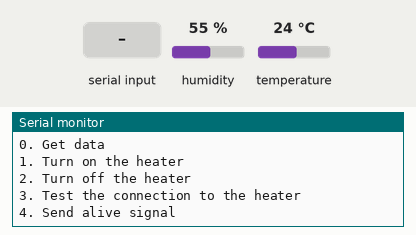
Recording of a sketch running on a simulated Arduino Uno, built with avr-gcc and run on an emulated ATmega328P. Parts: the last lines printed to the serial monitor. The test bench sets the inputs (shaded band); at power-on: humidity 55 %, temperature 24 °C. No radio packets arrive unless stated.

Above: at 1.3 s.
1.4 s: "90,45\n" received over Serial
At 2.0 s:
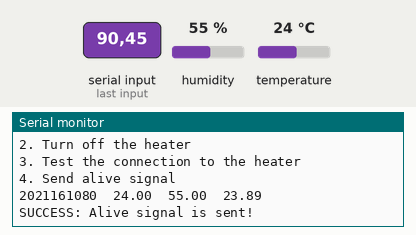
2.9 s: "30,150\n" received over Serial
At 3.9 s:
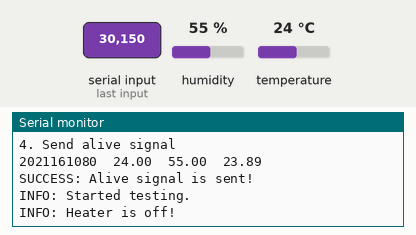

Measured:
- after the input at 1.4 s, the serial monitor: prints a new line at once (image 1)
- after the input at 2.9 s, the serial monitor: prints a new line at once (image 2)

The sketch:

piDuino.ino
```cpp
#include <SPI.h>
#include "nRF24L01.h"
#include "RF24.h"
#include "DHT.h"

// Defines constants
#include "/Users/alper/Documents/MyProj/PiDuinoController/config.h"

#define DHTPIN 2     // what digital pin we're connected to
#define DHTTYPE DHT22   // DHT 22  (AM2302), AM2321

// Initialize DHT sensor
DHT dht(DHTPIN, DHTTYPE);

RF24 radio(9,10);
const uint64_t rAddress[] = {0x7878787878LL, 0xB3B4B5B6F1LL, 0x34BA33DDF2LL};
const uint64_t selfAddress = rAddress[MASTER_ADDRESS_POS];
const uint64_t heaterAddress = rAddress[HEATER_ADDRESS_POS];
const uint64_t forwarderAddress = rAddress[FORWARDER_ADDRESS_POS];

const bool isForwarding = true;

struct tempHumRecord {
  uint64_t sensAddr;
  float temp;
  float hum;
  float heatInd;
};
typedef struct tempHumRecord Record;
typedef enum hr{ NO_SIG, ON, OFF, NONE } HeaterRequest;
typedef enum pc{ GET_DATA, HEATER_ON, HEATER_OFF, TEST_HEATER, SEND_ALIVE } PiCommand;
PiCommand piCommand;

void setupRadio() {
  radio.begin();
  radio.setDataRate( RF24_250KBPS );
  delay(100);
  radio.setPALevel(RF24_PA_MAX);
  radio.setChannel( CHANNEL );
  //radio.enableAckPayload();
  radio.setRetries(3, 15); // delay, count
  // Open a single pipe for PRX to receive data
  radio.setPayloadSize(sizeof(HeaterRequest));
  radio.openWritingPipe(isForwarding ? forwarderAddress: heaterAddress);
  radio.stopListening(); // receive incoming requests from master node
}

void setup() {
  Serial.begin(9600);
  dht.begin();
  setupRadio();
  Serial.println("Arduino is ready!");
  Serial.println("0. Get data");
  Serial.println("1. Turn on the heater");
  Serial.println("2. Turn off the heater");
  Serial.println("3. Test the connection to the heater");
  Serial.println("4. Send alive signal");
}

void loop() {
  // wait for a command from rasPi
  while (!Serial.available());
  if (Serial.available() > 0) {
    piCommand = (int) ((char)Serial.read() - '0');
  }
  switch (piCommand) {
    case GET_DATA:
      getDataFromSensors();
      break;
    case HEATER_ON:
    case HEATER_OFF:
      switchHeater(piCommand);
      break;
    case TEST_HEATER:
      testHeaterConnection();
      break;
    case SEND_ALIVE:
      sendAlive();
      break;
    default:
      // nothing
      break;
  }
}

bool passCommandToReceiver(HeaterRequest command) {
  // this function sends heaterRequest to the arduino attached to the heater
  return radio.write( &command, sizeof(HeaterRequest));
}

bool turnOnTheHeater() {
  return passCommandToReceiver(ON);
}

bool turnOffTheHeater() {
  return passCommandToReceiver(OFF);
}

void sendAlive() {
  if(passCommandToReceiver(NONE)){
    Serial.println("SUCCESS: Alive signal is sent!");
  } else {
    Serial.println("ERROR: Alive signal is not sent!");
  }
}

void switchHeater(PiCommand switchCommand) {
  if (switchCommand == HEATER_ON){
    if(turnOnTheHeater()){
      Serial.println("SUCCESS: Turn on command is sent!");
    } else {
      Serial.println("ERROR: Turn on command is not sent!");
    }
  } else if(switchCommand == HEATER_OFF) {
     if(turnOffTheHeater()){
      Serial.println("SUCCESS: Turn off command is sent!");
    } else {
      Serial.println("ERROR: Turn off command is not sent!");
    }
  }
}

Record getSelfSensorData() {
  Record rec;
  rec.sensAddr = selfAddress;
  rec.hum = dht.readHumidity();
  rec.temp = dht.readTemperature();
  // The heat index is a parameter that takes into account temperature and relative humidity,
  // to determine the apparent temperature or the human perceived equivalent temperature.
  rec.heatInd = dht.computeHeatIndex(rec.temp, rec.hum, false);
  return rec;
}

Record getSensorData(uint64_t addr){
  Record rec;
  if (addr == selfAddress) {
    rec = getSelfSensorData();
  } else {
    radio.openWritingPipe(addr);
    char transmitting = '1'; // this is an arbitrary char just to receive data
    if( radio.write( &transmitting, sizeof(char) ) ) {
      // set  radio.enableAckPayload(); and
      // struct tempHumRecord on the other nRF
      // wait for reading
    }
  }
  return rec;
}

void getDataFromSensors() {
  // this function reads data from sensors and pass it for printing
  // last rAddress is reserved for heater/forwarder so subtracting one
  /**
   * Pipes 1-5 should share the first 32 bits. Only the least significant byte should be unique, e.g.
   * openReadingPipe(1,0xF0F0F0F0AA);
   * openReadingPipe(2,0xF0F0F0F066);
   */
  size_t n = sizeof(rAddress)/sizeof(selfAddress);
  for(int i = 0; i < n - 1; i++) {
    uint64_t sensorAddress = rAddress[i];
    if (sensorAddress == heaterAddress || sensorAddress == forwarderAddress) {
      continue;
    }
    Record rec = getSensorData(sensorAddress);
    printSensorData(rec);
  }
}

void printSensorData(Record rec){
  // this function prints sensor data to
    // sensor address
    Serial.print((long) rec.sensAddr);
    Serial.print("\t");

    // sensor temp
    Serial.print(rec.temp);
    Serial.print("\t");

    // sensor humidity
    Serial.print(rec.hum);
    Serial.print("\t");

    // sensor heatIndex
    Serial.print(rec.heatInd);
    Serial.println("");
}

void testHeaterConnection() {
  // this function send turn on signal to heater waits for a predefined secs
  // and then turns it off again
  short delayTime = 10000;
  bool testFailed = false;
  Serial.println("INFO: Started testing.");
  if(turnOffTheHeater()){
    Serial.println("INFO: Heater is off!");
    delay(delayTime);
    if(turnOnTheHeater()){
      Serial.println("INFO: End of testing... Heater is on again.");
    } else {
      Serial.println("ERROR: Couldn't turn on the heater!");
      testFailed = true;
    }
  } else {
    Serial.println("ERROR: Couldn't turn off the heater!");
    testFailed = true;
  }
  if(testFailed) {
    Serial.println("ERROR: Test failed!");
  }

}
```
